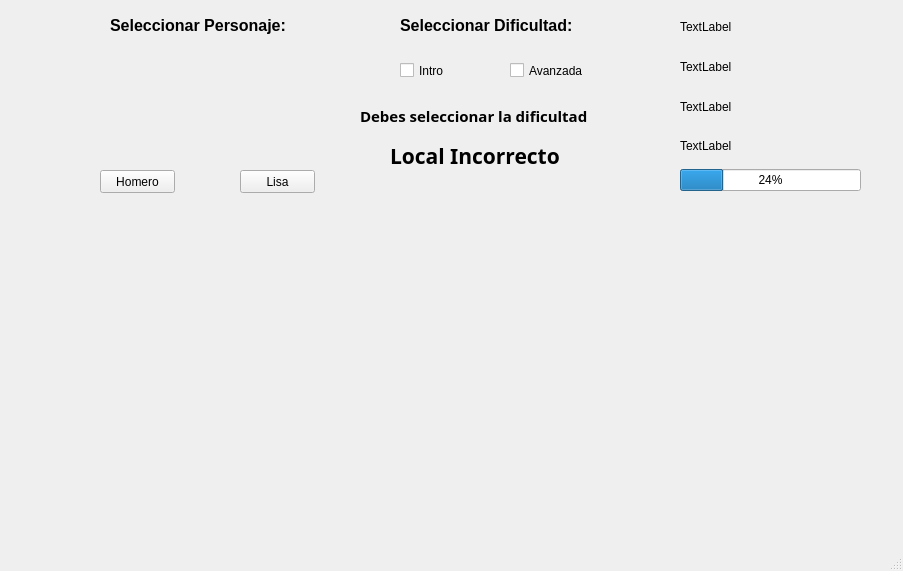
<?xml version="1.0" encoding="UTF-8"?>
<ui version="4.0">
 <class>MainWindow</class>
 <widget class="QMainWindow" name="MainWindow">
  <property name="geometry">
   <rect>
    <x>0</x>
    <y>0</y>
    <width>903</width>
    <height>571</height>
   </rect>
  </property>
  <property name="windowTitle">
   <string>Ventana de Preparación</string>
  </property>
  <widget class="QWidget" name="centralwidget">
   <widget class="QLabel" name="label_3">
    <property name="geometry">
     <rect>
      <x>110</x>
      <y>10</y>
      <width>191</width>
      <height>31</height>
     </rect>
    </property>
    <property name="font">
     <font>
      <pointsize>12</pointsize>
      <weight>75</weight>
      <bold>true</bold>
     </font>
    </property>
    <property name="text">
     <string>Seleccionar Personaje:</string>
    </property>
   </widget>
   <widget class="QPushButton" name="boton_homero">
    <property name="geometry">
     <rect>
      <x>100</x>
      <y>170</y>
      <width>75</width>
      <height>23</height>
     </rect>
    </property>
    <property name="text">
     <string>Homero</string>
    </property>
   </widget>
   <widget class="QWidget" name="horizontalLayoutWidget">
    <property name="geometry">
     <rect>
      <x>70</x>
      <y>50</y>
      <width>261</width>
      <height>111</height>
     </rect>
    </property>
    <layout class="QHBoxLayout" name="horizontalLayout">
     <item>
      <widget class="QLabel" name="foto_homero">
       <property name="text">
        <string/>
       </property>
      </widget>
     </item>
     <item>
      <spacer name="verticalSpacer">
       <property name="orientation">
        <enum>Qt::Vertical</enum>
       </property>
       <property name="sizeHint" stdset="0">
        <size>
         <width>20</width>
         <height>40</height>
        </size>
       </property>
      </spacer>
     </item>
     <item>
      <widget class="QLabel" name="foto_lisa">
       <property name="text">
        <string/>
       </property>
      </widget>
     </item>
    </layout>
   </widget>
   <widget class="QPushButton" name="boton_lisa">
    <property name="geometry">
     <rect>
      <x>240</x>
      <y>170</y>
      <width>75</width>
      <height>23</height>
     </rect>
    </property>
    <property name="text">
     <string>Lisa</string>
    </property>
   </widget>
   <widget class="QLabel" name="label_4">
    <property name="geometry">
     <rect>
      <x>400</x>
      <y>10</y>
      <width>191</width>
      <height>31</height>
     </rect>
    </property>
    <property name="font">
     <font>
      <pointsize>12</pointsize>
      <weight>75</weight>
      <bold>true</bold>
     </font>
    </property>
    <property name="text">
     <string>Seleccionar Dificultad:</string>
    </property>
   </widget>
   <widget class="QCheckBox" name="check_intro">
    <property name="geometry">
     <rect>
      <x>400</x>
      <y>60</y>
      <width>81</width>
      <height>21</height>
     </rect>
    </property>
    <property name="text">
     <string>Intro</string>
    </property>
   </widget>
   <widget class="QCheckBox" name="check_avanzada">
    <property name="geometry">
     <rect>
      <x>510</x>
      <y>60</y>
      <width>81</width>
      <height>21</height>
     </rect>
    </property>
    <property name="text">
     <string>Avanzada</string>
    </property>
   </widget>
   <widget class="QWidget" name="verticalLayoutWidget">
    <property name="geometry">
     <rect>
      <x>680</x>
      <y>10</y>
      <width>181</width>
      <height>181</height>
     </rect>
    </property>
    <layout class="QVBoxLayout" name="verticalLayout">
     <item>
      <widget class="QLabel" name="label_ronda">
       <property name="text">
        <string>TextLabel</string>
       </property>
      </widget>
     </item>
     <item>
      <widget class="QLabel" name="label_puntaje">
       <property name="text">
        <string>TextLabel</string>
       </property>
      </widget>
     </item>
     <item>
      <widget class="QLabel" name="label_items_buenos">
       <property name="text">
        <string>TextLabel</string>
       </property>
      </widget>
     </item>
     <item>
      <widget class="QLabel" name="label_items_malos">
       <property name="text">
        <string>TextLabel</string>
       </property>
      </widget>
     </item>
     <item>
      <widget class="QProgressBar" name="barra_vida">
       <property name="value">
        <number>24</number>
       </property>
      </widget>
     </item>
    </layout>
   </widget>
   <widget class="QLabel" name="mapa_preparacion">
    <property name="geometry">
     <rect>
      <x>6</x>
      <y>222</y>
      <width>881</width>
      <height>331</height>
     </rect>
    </property>
    <property name="text">
     <string/>
    </property>
   </widget>
   <widget class="QLabel" name="label_local_incorrecto">
    <property name="geometry">
     <rect>
      <x>390</x>
      <y>140</y>
      <width>211</width>
      <height>31</height>
     </rect>
    </property>
    <property name="font">
     <font>
      <family>Rockwell Extra Bold</family>
      <pointsize>16</pointsize>
      <weight>75</weight>
      <bold>true</bold>
      <kerning>true</kerning>
     </font>
    </property>
    <property name="text">
     <string>Local Incorrecto</string>
    </property>
   </widget>
   <widget class="QLabel" name="label_selecciona_dificultad">
    <property name="geometry">
     <rect>
      <x>360</x>
      <y>100</y>
      <width>281</width>
      <height>31</height>
     </rect>
    </property>
    <property name="font">
     <font>
      <family>Rockwell Extra Bold</family>
      <pointsize>11</pointsize>
      <weight>75</weight>
      <bold>true</bold>
      <kerning>true</kerning>
     </font>
    </property>
    <property name="text">
     <string>Debes seleccionar la dificultad</string>
    </property>
   </widget>
  </widget>
  <widget class="QMenuBar" name="menubar">
   <property name="geometry">
    <rect>
     <x>0</x>
     <y>0</y>
     <width>903</width>
     <height>21</height>
    </rect>
   </property>
  </widget>
  <widget class="QStatusBar" name="statusbar"/>
 </widget>
 <resources/>
 <connections/>
</ui>
